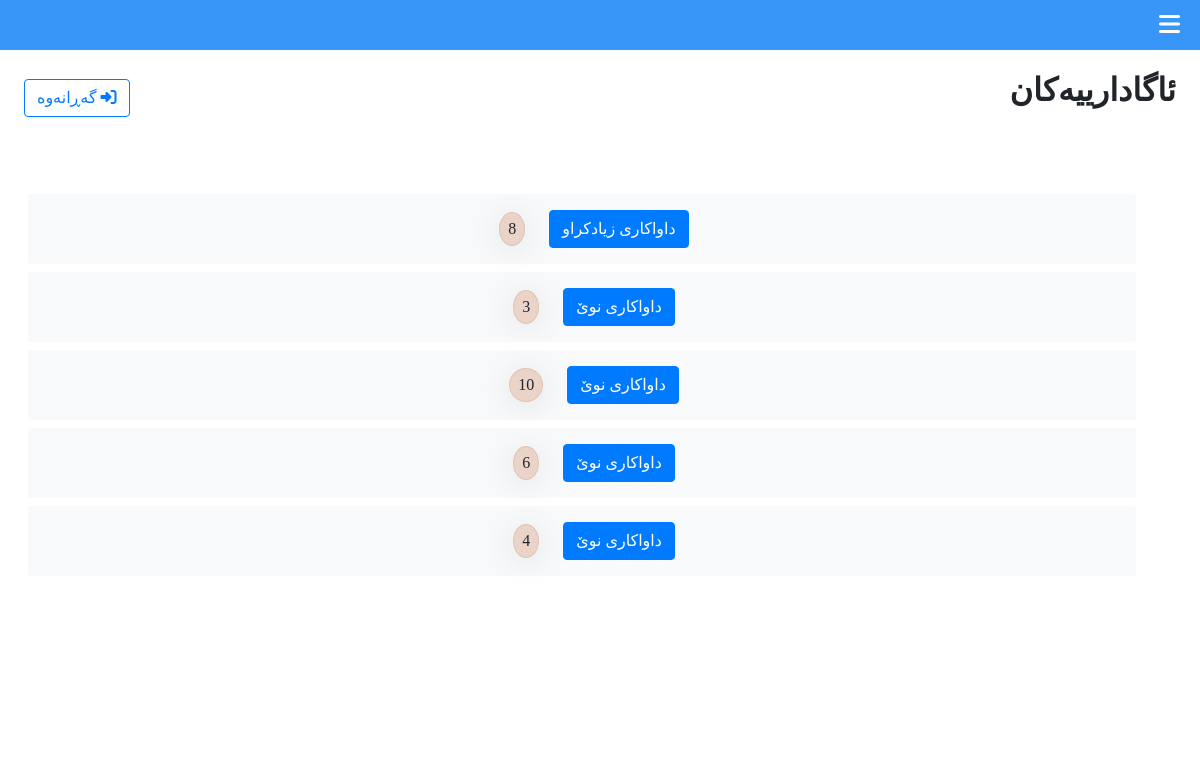
Screenshot of /notification_page.php (signed in) with the database file from the repository.
### tables this page shows
CREATE TABLE `notification` (
  `id` int(11) NOT NULL,
  `table_id` int(11) NOT NULL,
  `weight` int(11) NOT NULL,
  `created_at` datetime NOT NULL DEFAULT current_timestamp()
);

### notification_page.php (the view, shortened to what this page needs)
<?php
include "auth/database.php";
$query = "select * from notification order by created_at";
$result = mysqli_query($connect, $query);
$count = mysqli_num_rows($result);
?>
<!DOCTYPE html>
<html lang="en" dir="rtl">
<head>
	<link rel="stylesheet" href="https://stackpath.bootstrapcdn.com/bootstrap/4.2.1/css/bootstrap.min.css">
	<link rel="stylesheet" type="text/css" href="css/dashboard.css">
</head>
<body>
	<div class="wrapper">
		<div class="content-wrapper text-right">
			<nav class="text-right">
				<a href="#" id="toggle"><i class="fas fa-bars ml-3 fa-xl"></i></a>
			</nav>
			<div>
				<div class="container-fluid px-4 mt-3">
					<div class="d-flex justify-content-between align-content-center align-items-center">
					<div class="bg2" style="width: 320px;">
						<p class="ml-1 font-weight-bold cl text-right" style="font-size:2rem">ئاگادارییەکان</p>
					</div>
					<button id="back-button" onclick="toDashboard()" class="btn btn-outline-primary "><i class="fa-solid fa-right-to-bracket"></i> گەڕانەوە </button>
					</div>
				</div>
			</div>
			<div class="container m-5">
				<div class="notify-container row justify-content-between align-items-center align-content-center mt-5 p-3">
					<?php
					if ($count <= 0) {
					?>
						<div> هیچ ئاگادارکردنەوەیەک نیە</div>
					<?php } else {
					?>
						<?php
						while ($data = mysqli_fetch_array($result)) {
						?>
							<div class="notify-item text-center bg-light p-3 rounded mb-2 col-12" data-toggle="collapse" data-target="#collapse-item<?php echo $data['table_id'] ?>" aria-expanded="false" aria-controls="collapseExample" href="#collapse-item<?php echo $data['table_id'] ?>" onclick="notification(<?php echo $data['table_id'] ?>)">
								<?php
								if ($data['weight'] == 0) {
								?>
									<div class="d-flex justify-content-center align-items-center align-content-center">
										<button class="mb-0 btn btn-primary">داواکاری نوێ</button>
										<span class="notify-num mx-4 py-1 px-2" style="border-radius:50%;"> <?php echo $data['table_id'] ?></span>
									</div>
								<?php } else { ?>
									<div class="d-flex justify-content-center align-items-center align-content-center">
										<button class="mb-0 btn btn-primary">داواکاری زیادکراو</button>
										<span class="notify-num mx-4 py-1 px-2" style="border-radius:50%;"> <?php echo $data['table_id'] ?></span>
									</div>
								<?php
								} ?>
							</div> <?php
								}
							} ?>
				</div>
			</div>
		</div>
	</div>
</body>
</html>

### css/dashboard.css (style rules this page uses)
* { font-family: 'Rabar_013'; font-size: 1rem; }
.content-wrapper { position: absolute; width: 100%; transition: 0.5s; }
.container-fluid { padding: 0; margin: 0; }
nav { width: 100%; background-color: #3996F9; padding: 10px 20px; line-height: 30px; }
nav .fa-bars { color: #fff; }
.notify-num { background: rgba(220, 174, 150, 0.5); border-radius: 16px; box-shadow: 0 4px 30px rgba(0, 0, 0, 0.1); backdrop-filter: blur(4px); -webkit-backdrop-filter: blur(4px); border: 1px solid rgba(220, 174, 150, 0.47); }
body { margin: 0px; padding: 0px; overflow-x: hidden; }

### rows the page displays
notification: table "8"
notification: table "3"
notification: table "10"
notification: table "6"
notification: table "4"
